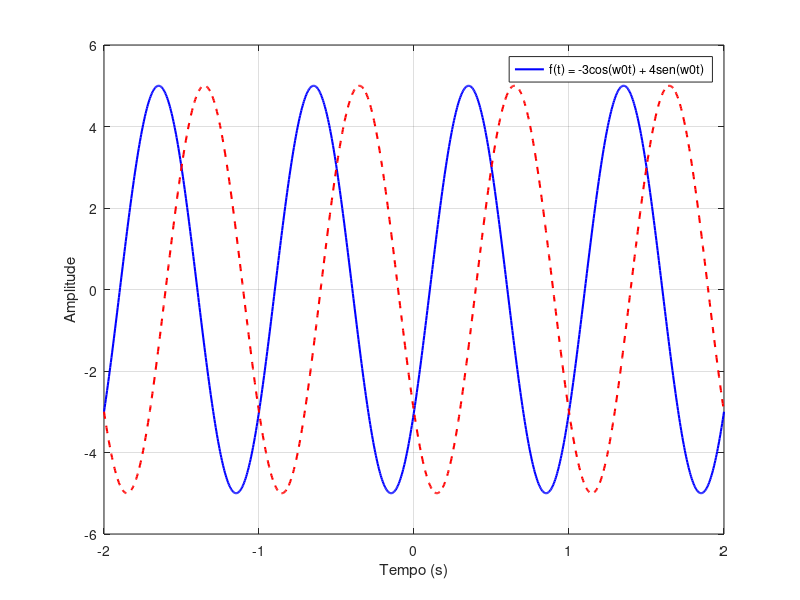

Source code (MATLAB):
% Definição de parâmetros
t = linspace(-2, 2, 1000);
w = 2*pi;

f_t = -3*cos(w*t) + 4*sin(w*t);

% Cálculo da amplitude e fase para forma equivalente
A = sqrt((-3)^2 + 4^2);
phi = atan2(4, -3); % atan2 ajusta o quadrante corretamente
f_equiv = A * cos(w*t + phi);

% Gráfico
figure;
plot(t, f_t, 'b', 'LineWidth', 1.5);
hold on;
plot(t, f_equiv, 'r--', 'LineWidth',1.5);
hold off;

xlabel('Tempo (s)');
ylabel('Amplitude');
legend('f(t) = -3cos(w0t) + 4sen(w0t)');
grid on;
